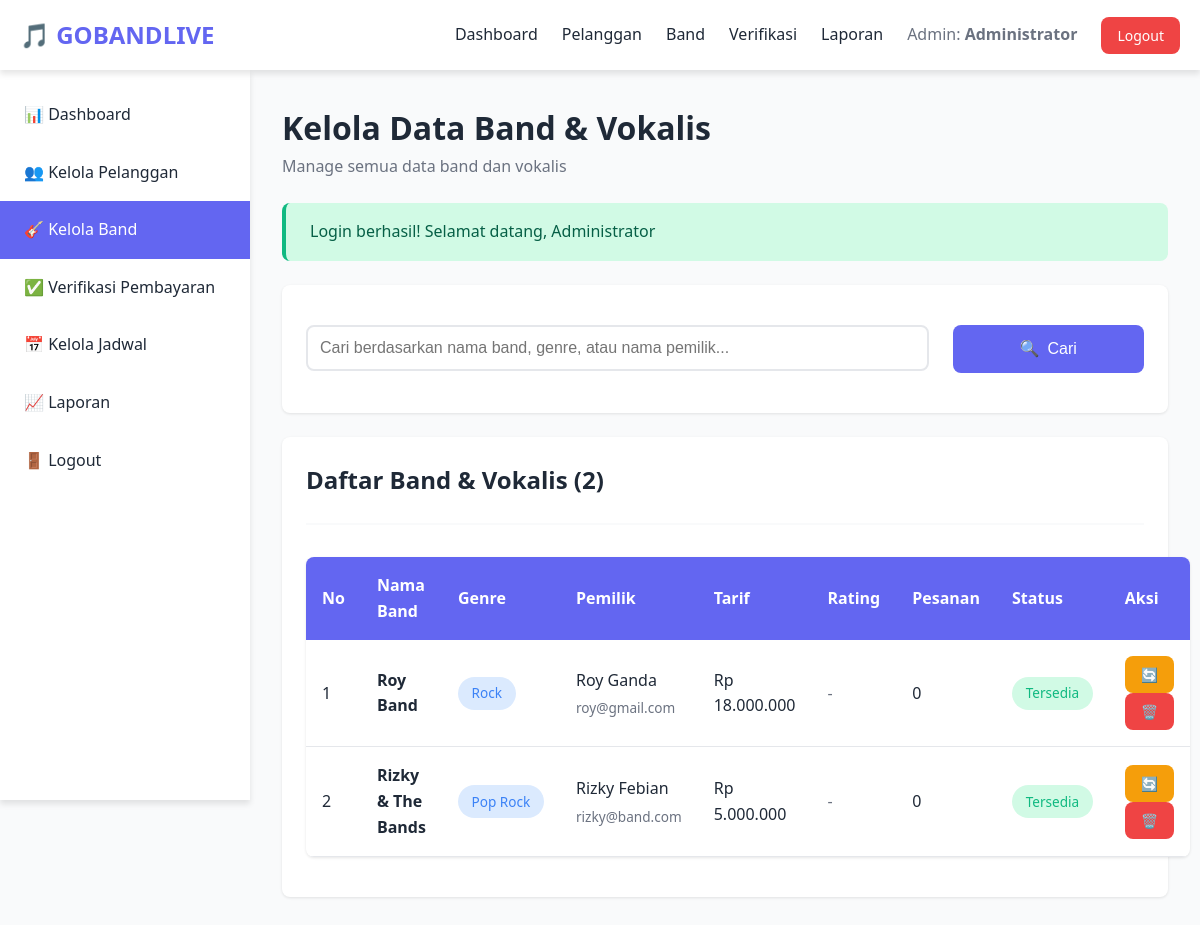
Page /admin/kelola_band.php (signed in) on the committed database.
### tables this page shows
CREATE TABLE `band` (
  `id` int(11) NOT NULL,
  `user_id` int(11) NOT NULL,
  `nama_band` varchar(100) NOT NULL,
  `genre` varchar(50) NOT NULL,
  `tarif` decimal(10,2) NOT NULL,
  `kontak` varchar(15) NOT NULL,
  `deskripsi` text DEFAULT NULL,
  `foto` varchar(255) DEFAULT NULL,
  `status_ketersediaan` enum('tersedia','tidak tersedia') DEFAULT 'tersedia',
  `created_at` timestamp NOT NULL DEFAULT current_timestamp()
);

CREATE TABLE `users` (
  `id` int(11) NOT NULL,
  `nama` varchar(100) NOT NULL,
  `email` varchar(100) NOT NULL,
  `no_hp` varchar(15) NOT NULL,
  `alamat` text DEFAULT NULL,
  `username` varchar(50) NOT NULL,
  `password` varchar(255) NOT NULL,
  `role` enum('admin','pelanggan','band') NOT NULL,
  `created_at` timestamp NOT NULL DEFAULT current_timestamp(),
  `updated_at` timestamp NOT NULL DEFAULT current_timestamp() ON UPDATE current_timestamp()
);

### admin/kelola_band.php (the view, shortened to what this page needs)
<?php
require_once '../config/config.php';
require_once '../config/database.php';
$search = clean($_GET['search'] ?? '');
$sql = "
    SELECT b.*, u.nama, u.email, u.no_hp,
           (SELECT AVG(rating) FROM ulasan WHERE id_band = b.id) as avg_rating,
           (SELECT COUNT(*) FROM pesanan WHERE id_band = b.id) as total_pesanan
    FROM band b
    JOIN users u ON b.user_id = u.id
    WHERE 1=1
";
$params = [];
$sql .= " ORDER BY b.created_at DESC";
$stmt = $db->prepare($sql);
$stmt->execute($params);
$bandList = $stmt->fetchAll();
?>
<!DOCTYPE html>
<html lang="id">
<head>
    <link rel="stylesheet" href="../assets/css/style.css">
</head>
<body>
    <nav class="navbar">
        <div class="container navbar-container">
            <a href="../index.php" class="navbar-brand">
                🎵 <?php echo APP_NAME; ?>
            </a>
            <ul class="navbar-menu">
                <li><a href="dashboard.php">Dashboard</a></li>
                <li><a href="kelola_pelanggan.php">Pelanggan</a></li>
                <li><a href="kelola_band.php">Band</a></li>
                <li><a href="verifikasi_bayar.php">Verifikasi</a></li>
                <li><a href="laporan.php">Laporan</a></li>
                <li>
                    <span style="color: var(--gray);">
                        Admin: <strong><?php echo htmlspecialchars($_SESSION['nama']); ?></strong>
                    </span>
                </li>
                <li><a href="../auth/logout.php" class="btn btn-danger btn-sm">Logout</a></li>
            </ul>
        </div>
    </nav>
    <div class="main-wrapper">
        <aside class="sidebar">
            <ul class="sidebar-menu">
                <li><a href="dashboard.php">📊 Dashboard</a></li>
                <li><a href="kelola_pelanggan.php">👥 Kelola Pelanggan</a></li>
                <li><a href="kelola_band.php" class="active">🎸 Kelola Band</a></li>
                <li><a href="verifikasi_bayar.php">✅ Verifikasi Pembayaran</a></li>
                <li><a href="kelola_jadwal.php">📅 Kelola Jadwal</a></li>
                <li><a href="laporan.php">📈 Laporan</a></li>
                <li><a href="../auth/logout.php">🚪 Logout</a></li>
            </ul>
        </aside>
        <main class="main-content">
            <h1>Kelola Data Band & Vokalis</h1>
            <p class="text-gray mb-3">Manage semua data band dan vokalis</p>
            <?php showAlert(); ?>
            <div class="card mb-3">
                <div class="card-body">
                    <form method="GET" action="">
                        <div class="row">
                            <div class="col-9">
                                <input
                                    type="text"
                                    name="search"
                                    class="form-control"
                                    placeholder="Cari berdasarkan nama band, genre, atau nama pemilik..."
                                    value="<?php echo htmlspecialchars($search); ?>"
                                >
                            </div>
                            <div class="col-3">
                                <button type="submit" class="btn btn-primary" style="width: 100%; display: flex; align-items: center; justify-content: center; gap: 0.5rem;">
                                    <span>🔍</span>
                                    <span>Cari</span>
                                </button>
                            </div>
                        </div>
                    </form>
                </div>
            </div>
            <div class="card">
                <div class="card-header">
                    <h3 class="card-title">Daftar Band & Vokalis (<?php echo count($bandList); ?>)</h3>
                </div>
                <div class="card-body">
                    <?php if (count($bandList) > 0): ?>
                        <table class="table">
                            <thead>
                                <tr>
                                    <th>No</th>
                                    <th>Nama Band</th>
                                    <th>Genre</th>
                                    <th>Pemilik</th>
                                    <th>Tarif</th>
                                    <th>Rating</th>
                                    <th>Pesanan</th>
                                    <th>Status</th>
                                    <th>Aksi</th>
                                </tr>
                            </thead>
                            <tbody>
                                <?php $no = 1; foreach ($bandList as $band): ?>
                                    <tr>
                                        <td><?php echo $no++; ?></td>
                                        <td><strong><?php echo htmlspecialchars($band['nama_band']); ?></strong></td>
                                        <td>
                                            <span class="badge badge-info">
                                                <?php echo htmlspecialchars($band['genre']); ?>
                                            </span>
                                        </td>
                                        <td>
                                            <?php echo htmlspecialchars($band['nama']); ?><br>
                                            <small class="text-gray"><?php echo htmlspecialchars($band['email']); ?></small>
                                        </td>
                                        <td><?php echo formatRupiah($band['tarif']); ?></td>
                                        <td>
                                            <?php if ($band['avg_rating']): ?>
                                                ⭐ <?php echo number_format($band['avg_rating'], 1); ?>
                                            <?php else: ?>
                                                <span class="text-gray">-</span>
                                            <?php endif; ?>
                                        </td>
                                        <td><?php echo $band['total_pesanan']; ?></td>
                                        <td>
                                            <span class="badge <?php echo $band['status_ketersediaan'] === 'tersedia' ? 'badge-success' : 'badge-danger'; ?>">
                                                <?php echo ucfirst($band['status_ketersediaan']); ?>
                                            </span>
                                        </td>
                                        <td>
                                            <a href="?toggle_status=<?php echo $band['id']; ?>"
                                               class="btn btn-sm btn-warning"
                                               title="Toggle Status">
                                                🔄
                                            </a>
                                            <a href="?hapus=<?php echo $band['id']; ?>"
                                               class="btn btn-sm btn-danger"
                                               onclick="return confirm('Yakin ingin menghapus band ini?')"
                                               title="Hapus">
                                                🗑️
                                            </a>
                                        </td>
                                    </tr>
                                <?php endforeach; ?>
                            </tbody>
                        </table>
                    <?php else: ?>
                        <div class="text-center" style="padding: 3rem;">
                            <p class="text-gray" style="font-size: 1.2rem;">Tidak ada data band</p>
                        </div>
                    <?php endif; ?>
                </div>
            </div>
        </main>
    </div>
</body>
</html>

### config/config.php (shortened to what this page needs)
<?php
function clean($data) {
    return htmlspecialchars(strip_tags(trim($data)));
}
function formatRupiah($angka) {
    return 'Rp ' . number_format($angka, 0, ',', '.');
}
function showAlert() {
    if (isset($_SESSION['alert_type']) && isset($_SESSION['alert_message'])) {
        $type = $_SESSION['alert_type'];
        $message = $_SESSION['alert_message'];
        echo "<div class='alert alert-{$type}'>{$message}</div>";
    }
}
?>

### assets/css/style.css (style rules this page uses)
* { margin: 0; padding: 0; box-sizing: border-box; }
:root { --primary: #6366f1; --primary-dark: #4f46e5; --secondary: #ec4899; --success: #10b981; --danger: #ef4444; --warning: #f59e0b; --info: #3b82f6; --dark: #1f2937; --light: #f9fafb; --gray: #6b7280; --white: #ffffff; --shadow: 0 1px 3px rgba(0,0,0,0.1); --shadow-md: 0 4px 6px rgba(0,0,0,0.1); --shadow-lg: 0 10px 15px rgba(0,0,0,0.1); --radius: 8px; --transition: all 0.3s ease; }
body { font-family: 'Segoe UI', Tahoma, Geneva, Verdana, sans-serif; background: var(--light); color: var(--dark); line-height: 1.6; overflow-x: hidden; }
.container { max-width: 1200px; margin: 0 auto; padding: 0 20px; width: 100%; }
.navbar { background: var(--white); box-shadow: var(--shadow-md); padding: 1rem 0; position: sticky; top: 0; z-index: 1000; }
.navbar-container { display: flex; justify-content: space-between; align-items: center; flex-wrap: wrap; gap: 1rem; }
.navbar-brand { font-size: 1.5rem; font-weight: bold; color: var(--primary); text-decoration: none; display: flex; align-items: center; gap: 10px; }
.navbar-menu { display: flex; list-style: none; gap: 1.5rem; align-items: center; flex-wrap: wrap; }
.navbar-menu a { text-decoration: none; color: var(--dark); font-weight: 500; transition: var(--transition); }
.navbar-menu .btn-danger { background: var(--danger); color: white; }
.btn { display: inline-block; padding: 0.75rem 1.5rem; border: none; border-radius: var(--radius); font-size: 1rem; font-weight: 500; cursor: pointer; transition: var(--transition); text-decoration: none; text-align: center; line-height: 1.5; }
.btn-primary { background: var(--primary); color: var(--white); }
.btn-danger { background: var(--danger); color: var(--white); }
.btn-warning { background: var(--warning); color: white; }
.btn-sm { padding: 0.5rem 1rem; font-size: 0.875rem; }
.card { background: var(--white); border-radius: var(--radius); box-shadow: var(--shadow); padding: 1.5rem; margin-bottom: 1.5rem; transition: var(--transition); max-width: 100%; }
.card-header { border-bottom: 2px solid var(--light); padding-bottom: 1rem; margin-bottom: 1rem; }
.card-title { font-size: 1.5rem; color: var(--dark); margin-bottom: 0.5rem; }
.card-body { padding: 1rem 0; }
.form-control { width: 100%; padding: 0.75rem; border: 2px solid #e5e7eb; border-radius: var(--radius); font-size: 1rem; transition: var(--transition); box-sizing: border-box; }
small.text-gray { display: block; margin-top: 0.25rem; font-size: 0.85rem; color: var(--gray); }
.alert { padding: 1rem 1.5rem; border-radius: var(--radius); margin-bottom: 1.5rem; animation: slideDown 0.3s; word-wrap: break-word; }
.alert-success { background: #d1fae5; color: #065f46; border-left: 4px solid var(--success); }
.table { width: 100%; border-collapse: collapse; background: var(--white); border-radius: var(--radius); overflow: hidden; box-shadow: var(--shadow); }
.table thead { background: var(--primary); color: var(--white); }
.table th, .table td { padding: 1rem; text-align: left; }
.table tbody tr { border-bottom: 1px solid #e5e7eb; transition: var(--transition); }
.badge { display: inline-block; padding: 0.35rem 0.85rem; border-radius: 999px; font-size: 0.85rem; font-weight: 500; white-space: nowrap; }
.badge-success { background: #d1fae5; color: var(--success); }
.badge-info { background: #dbeafe; color: var(--info); }
.row { display: flex; flex-wrap: wrap; margin: 0 -0.75rem; }
.row > [class*="col-"] { padding: 0 0.75rem; box-sizing: border-box; }
.col-3 { flex: 0 0 25%; max-width: 25%; }
.col-9 { flex: 0 0 75%; max-width: 75%; }
.sidebar { background: var(--white); width: 250px; min-height: calc(100vh - 70px); box-shadow: var(--shadow-md); position: fixed; left: 0; top: 70px; overflow-y: auto; }
.sidebar-menu { list-style: none; padding: 1rem 0; }
.sidebar-menu li a { display: block; padding: 1rem 1.5rem; color: var(--dark); text-decoration: none; transition: var(--transition); }
.sidebar-menu li a:hover, .sidebar-menu li a.active { background: var(--primary); color: var(--white); }
.main-wrapper { display: flex; min-height: calc(100vh - 70px); }
.main-content { flex: 1; margin-left: 250px; padding: 2rem; max-width: calc(100vw - 250px); width: 100%; box-sizing: border-box; }
.text-gray { color: var(--gray); }
.mb-3 { margin-bottom: 1.5rem; }

### rows in the picture
band: nama_band "Roy Band", genre "Rock", user.nama "Roy Ganda", user.email "roy@gmail.com", tarif "Rp 18.000.000", total_pesanan "0", status_ketersediaan "Tersedia"
band: nama_band "Rizky & The Bands", genre "Pop Rock", user.nama "Rizky Febian", user.email "rizky@band.com", tarif "Rp 5.000.000", total_pesanan "0", status_ketersediaan "Tersedia"

### other values in the picture
APP_NAME "GOBANDLIVE"
$_SESSION['nama'] "Administrator"
$message "Login berhasil! Selamat datang, Administrator"
count($bandList) "2"
